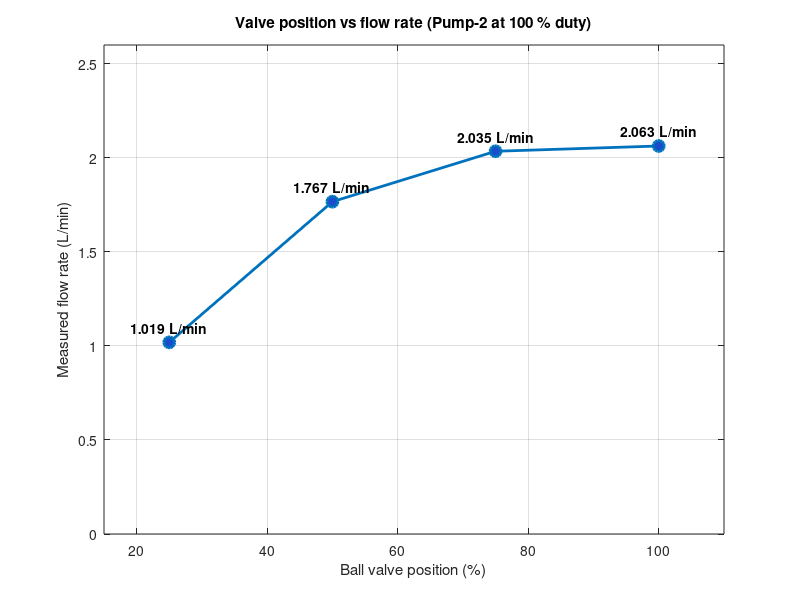
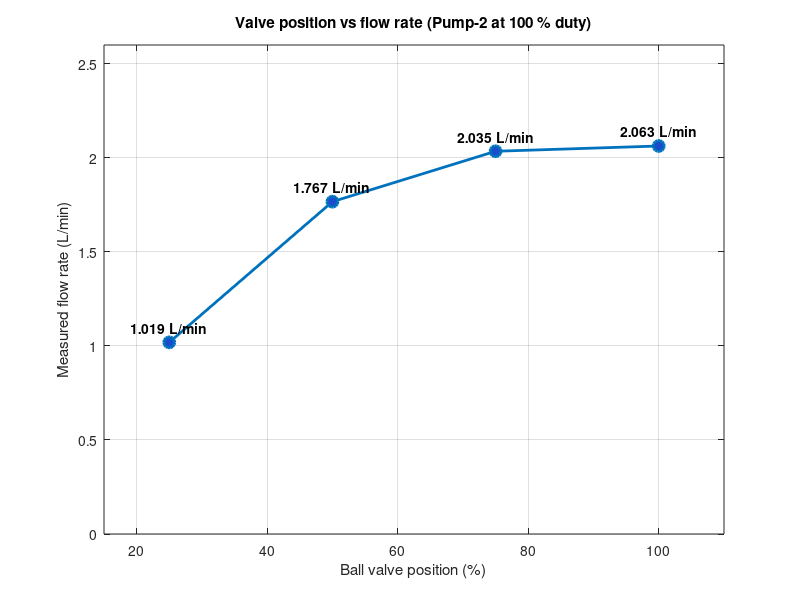

MATLAB code to generate these figures, in order:
%% Q2.1: Ball valve position vs flow rate (FT-01, calibrated: Q = 0.009244 f + 0.040111)
clear; clc; close all;

valve = [25 50 75 100];            % valve opening (%)
freq  = [105.9 186.8 215.8 218.8]; % steady pulse frequency (Hz), from Serial Studio
Q     = [1.019 1.767 2.035 2.063]; % steady flow (L/min), from Serial Studio

% Check the readings against the calibration equation
Q_check = 0.009244 * freq + 0.040111;
fprintf('Valve %%  Freq (Hz)  Q shown  Q calc\n');
fprintf('%5d  %9.1f  %7.3f  %6.3f\n', [valve; freq; Q; Q_check]);

script_dir = fileparts(mfilename('fullpath'));
media_dir = fullfile(script_dir, '..', 'media');
if ~exist(media_dir, 'dir'), mkdir(media_dir); end

fig = figure('Color','w','Position',[100 100 720 480], 'Visible', 'off');
plot(valve, Q, 'o-', 'LineWidth', 2, 'MarkerSize', 8, 'MarkerFaceColor', [0.1 0.3 0.8]);
grid on; box on; hold on;
for i = 1:numel(valve)
    text(valve(i), Q(i) + 0.08, sprintf('%.3f L/min', Q(i)), ...
         'HorizontalAlignment', 'center', 'FontWeight', 'bold');
end
xlabel('Ball valve position (%)');
ylabel('Measured flow rate (L/min)');
title('Valve position vs flow rate (Pump-2 at 100 % duty)');
xlim([15 110]); ylim([0 2.6]);
exportgraphics(fig, fullfile(media_dir, 'valve_position_vs_flow.png'), 'Resolution', 200);
exportgraphics(fig, 'valve_position_vs_flow.png', 'Resolution', 200);
